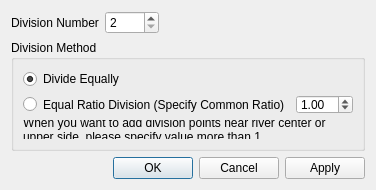
<?xml version="1.0" encoding="UTF-8"?>
<ui version="4.0">
 <class>GridCreatingConditionRiverSurveyPointAddDialog</class>
 <widget class="QDialog" name="GridCreatingConditionRiverSurveyPointAddDialog">
  <property name="geometry">
   <rect>
    <x>0</x>
    <y>0</y>
    <width>350</width>
    <height>190</height>
   </rect>
  </property>
  <property name="windowTitle">
   <string>Add Division Point</string>
  </property>
  <layout class="QVBoxLayout" name="verticalLayout">
   <item>
    <layout class="QHBoxLayout" name="horizontalLayout">
     <item>
      <widget class="QLabel" name="divNumLabel">
       <property name="text">
        <string>Division Number</string>
       </property>
      </widget>
     </item>
     <item>
      <widget class="QSpinBox" name="divNumSpinBox">
       <property name="minimum">
        <number>2</number>
       </property>
       <property name="maximum">
        <number>9999</number>
       </property>
      </widget>
     </item>
     <item>
      <spacer name="horizontalSpacer">
       <property name="orientation">
        <enum>Qt::Horizontal</enum>
       </property>
       <property name="sizeHint" stdset="0">
        <size>
         <width>40</width>
         <height>20</height>
        </size>
       </property>
      </spacer>
     </item>
    </layout>
   </item>
   <item>
    <widget class="QGroupBox" name="groupBox">
     <property name="title">
      <string>Division Method</string>
     </property>
     <layout class="QGridLayout" name="gridLayout">
      <item row="0" column="0">
       <widget class="QRadioButton" name="uniformRadioButton">
        <property name="text">
         <string>Divide Equally</string>
        </property>
        <property name="checked">
         <bool>true</bool>
        </property>
       </widget>
      </item>
      <item row="1" column="0">
       <widget class="QRadioButton" name="equalRatioRadioButton">
        <property name="text">
         <string>Equal Ratio Division (Specify Common Ratio)</string>
        </property>
       </widget>
      </item>
      <item row="1" column="1">
       <widget class="QDoubleSpinBox" name="ratioSpinBox">
        <property name="decimals">
         <number>2</number>
        </property>
        <property name="minimum">
         <double>0.010000000000000</double>
        </property>
        <property name="singleStep">
         <double>0.100000000000000</double>
        </property>
        <property name="value">
         <double>1.000000000000000</double>
        </property>
       </widget>
      </item>
      <item row="2" column="0" colspan="2">
       <widget class="QLabel" name="label">
        <property name="text">
         <string>When you want to add division points near river center or upper side, please specify value more than 1.</string>
        </property>
        <property name="wordWrap">
         <bool>true</bool>
        </property>
       </widget>
      </item>
     </layout>
    </widget>
   </item>
   <item>
    <spacer name="verticalSpacer">
     <property name="orientation">
      <enum>Qt::Vertical</enum>
     </property>
     <property name="sizeHint" stdset="0">
      <size>
       <width>20</width>
       <height>0</height>
      </size>
     </property>
    </spacer>
   </item>
   <item>
    <widget class="QDialogButtonBox" name="buttonBox">
     <property name="orientation">
      <enum>Qt::Horizontal</enum>
     </property>
     <property name="standardButtons">
      <set>QDialogButtonBox::Apply|QDialogButtonBox::Cancel|QDialogButtonBox::Ok</set>
     </property>
     <property name="centerButtons">
      <bool>false</bool>
     </property>
    </widget>
   </item>
  </layout>
 </widget>
 <resources/>
 <connections>
  <connection>
   <sender>buttonBox</sender>
   <signal>accepted()</signal>
   <receiver>GridCreatingConditionRiverSurveyPointAddDialog</receiver>
   <slot>accept()</slot>
   <hints>
    <hint type="sourcelabel">
     <x>257</x>
     <y>147</y>
    </hint>
    <hint type="destinationlabel">
     <x>157</x>
     <y>274</y>
    </hint>
   </hints>
  </connection>
  <connection>
   <sender>buttonBox</sender>
   <signal>rejected()</signal>
   <receiver>GridCreatingConditionRiverSurveyPointAddDialog</receiver>
   <slot>reject()</slot>
   <hints>
    <hint type="sourcelabel">
     <x>325</x>
     <y>147</y>
    </hint>
    <hint type="destinationlabel">
     <x>286</x>
     <y>274</y>
    </hint>
   </hints>
  </connection>
  <connection>
   <sender>equalRatioRadioButton</sender>
   <signal>toggled(bool)</signal>
   <receiver>ratioSpinBox</receiver>
   <slot>setEnabled(bool)</slot>
   <hints>
    <hint type="sourcelabel">
     <x>144</x>
     <y>87</y>
    </hint>
    <hint type="destinationlabel">
     <x>304</x>
     <y>91</y>
    </hint>
   </hints>
  </connection>
 </connections>
</ui>
